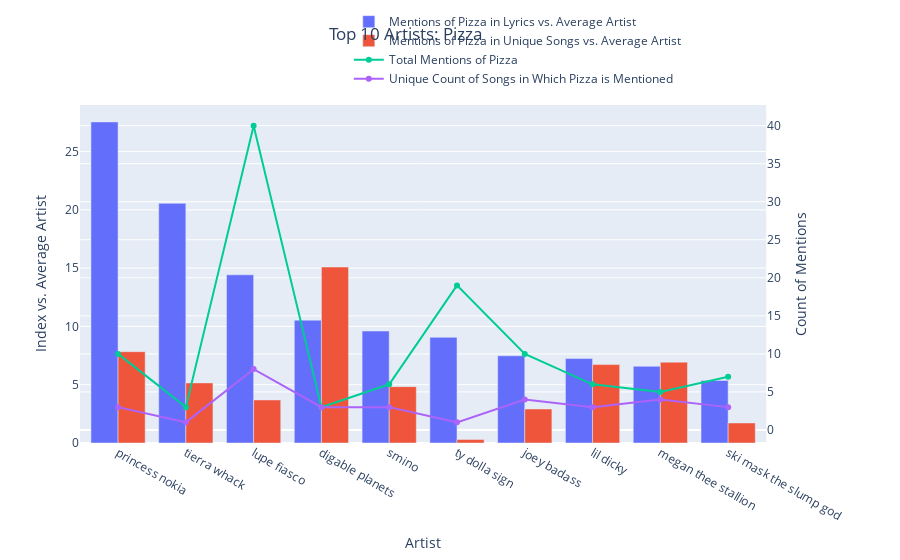

The notebook cell saved with this chart:
### Code cell
# Create figure with secondary y-axis
fig = make_subplots(specs=[[{"secondary_y": True}]])

# Add traces
fig.add_trace(
    go.Bar(x=food_word_top_artist_plot_df['artist_clean'],
               y=food_word_top_artist_plot_df['artist_food_word_index_all_lyric_words'],
               name="Mentions of {0} in Lyrics vs. Average Artist".format(food_word.title())),
    secondary_y=False,
)

fig.add_trace(
    go.Bar(x=food_word_top_artist_plot_df['artist_clean'],
               y=food_word_top_artist_plot_df['artist_food_word_index_num_songs'],
               name="Mentions of {0} in Unique Songs vs. Average Artist".format(food_word.title())),
    secondary_y=False,
)

fig.add_trace(
    go.Scatter(x=food_word_top_artist_plot_df['artist_clean'],
               y=food_word_top_artist_plot_df['artist_food_word_count'],
               name="Total Mentions of {0}".format(food_word.title())),
    secondary_y=True,
)

fig.add_trace(
    go.Scatter(x=food_word_top_artist_plot_df['artist_clean'],
               y=food_word_top_artist_plot_df['artist_food_word_unique_song_count'],
               name="Unique Count of Songs in Which {0} is Mentioned".format(food_word.title())),
    secondary_y=True,
)

# Add figure title
fig.update_layout(
    title={
        'text': "Top {0} Artists: {1}".format(results_limit,food_word.title()),
        'y':0.94,
        'x':0.5,
        'xanchor': 'center',
        'yanchor': 'top'}
)

# Set x-axis title
fig.update_xaxes(title_text="Artist")

# Set y-axes titles
fig.update_yaxes(title_text="Index vs. Average Artist", secondary_y=False)
fig.update_yaxes(title_text="Count of Mentions", secondary_y=True)
fig.update_layout(legend=dict(
    orientation="h",
    yanchor="bottom",
    y=1.02,
    xanchor="right",
    x=0.7
))

fig.show()
df_below_plot = food_word_top_artist_plot_df[['food_word','artist_clean','artist_food_word_count','total_lyric_words','artist_food_word_unique_song_count','unique_song_count','artist_food_word_index_all_lyric_words','artist_food_word_index_num_songs']].reset_index().drop(labels='index',axis=1)
df_below_plot.columns=['food_word','artist','food_word_count','total_lyric_words_count','food_word_unique_song_count','total_unique_song_count','index_lyrics','index_songs']
df_below_plot

### Figure 1 — Plotly figure (JSON) as saved in the notebook; plotly's stock layout.template omitted (floating-point values rounded to 4 significant figures)
{"data": [{"name": "Mentions of Pizza in Lyrics vs. Average Artist", "type": "bar", "x": ["princess nokia", "tierra whack", "lupe fiasco", "digable planets", "smino", "ty dolla sign", "joey badass", "lil dicky", "megan thee stallion", "ski mask the slump god"], "xaxis": "x", "y": [27.54, 20.56, 14.42, 10.54, 9.606, 9.065, 7.481, 7.246, 6.582, 5.369], "yaxis": "y"}, {"name": "Mentions of Pizza in Unique Songs vs. Average Artist", "type": "bar", "x": ["princess nokia", "tierra whack", "lupe fiasco", "digable planets", "smino", "ty dolla sign", "joey badass", "lil dicky", "megan thee stallion", "ski mask the slump god"], "xaxis": "x", "y": [7.834, 5.157, 3.692, 15.09, 4.835, 0.2955, 2.916, 6.727, 6.934, 1.719], "yaxis": "y"}, {"name": "Total Mentions of Pizza", "type": "scatter", "x": ["princess nokia", "tierra whack", "lupe fiasco", "digable planets", "smino", "ty dolla sign", "joey badass", "lil dicky", "megan thee stallion", "ski mask the slump god"], "xaxis": "x", "y": [10, 3, 40, 3, 6, 19, 10, 6, 5, 7], "yaxis": "y2"}, {"name": "Unique Count of Songs in Which Pizza is Mentioned", "type": "scatter", "x": ["princess nokia", "tierra whack", "lupe fiasco", "digable planets", "smino", "ty dolla sign", "joey badass", "lil dicky", "megan thee stallion", "ski mask the slump god"], "xaxis": "x", "y": [3, 1, 8, 3, 3, 1, 4, 3, 4, 3], "yaxis": "y2"}], "layout": {"legend": {"orientation": "h", "x": 0.7, "xanchor": "right", "y": 1.02, "yanchor": "bottom"}, "title": {"text": "Top 10 Artists: Pizza", "x": 0.45, "xanchor": "center", "y": 0.95, "yanchor": "top"}, "xaxis": {"anchor": "y", "domain": [0, 0.94], "title": {"text": "Artist"}}, "yaxis": {"anchor": "x", "domain": [0, 1], "title": {"text": "Index vs. Average Artist"}}, "yaxis2": {"anchor": "x", "overlaying": "y", "side": "right", "title": {"text": "Count of Mentions"}}}}
